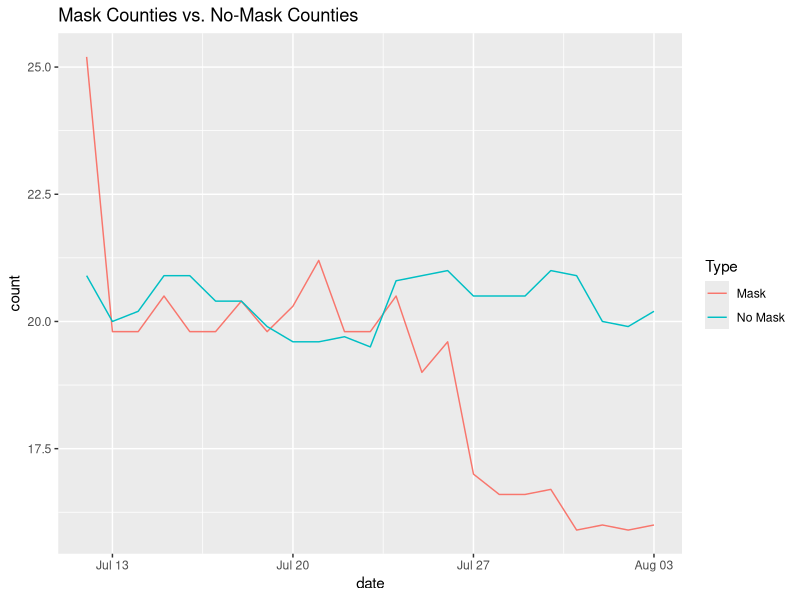

Write the R code that produced this figure.
## ---- chunk 1
library(tidyverse)
library(png)
library(grid)
library(ggplot2)
library(dplyr)
library(chron)
## ---- chunk 2
df <- tribble(
  ~date, ~count,
  "7/12/2020", 25.2,
  "7/13/2020", 19.8,
  "7/14/2020", 19.8,
  "7/15/2020", 20.5,
  "7/16/2020", 19.8,
  "7/17/2020", 19.8, 
  "7/18/2020", 20.4,
  "7/19/2020", 19.8,
  "7/20/2020", 20.3, 
  "7/21/2020", 21.2,
  "7/22/2020", 19.8,
  "7/23/2020", 19.8, 
  "7/24/2020", 20.5,
  "7/25/2020", 19,
  "7/26/2020", 19.6, 
  "7/27/2020", 17,
  "7/28/2020", 16.6,
  "7/29/2020", 16.6,
  "7/30/2020", 16.7,
  "7/31/2020", 15.9,
  "8/1/2020", 16, 
  "8/2/2020", 15.9,
  "8/3/2020", 16,
  
)
df
## ---- chunk 3
df2 <- tribble(
  ~date, ~count,
  "7/12/2020", 20.9,
  "7/13/2020", 20,
  "7/14/2020", 20.2,
  "7/15/2020", 20.9,
  "7/16/2020", 20.9,
  "7/17/2020", 20.4, 
  "7/18/2020", 20.4,
  "7/19/2020", 19.9,
  "7/20/2020", 19.6, 
  "7/21/2020", 19.6,
  "7/22/2020", 19.7,
  "7/23/2020", 19.5, 
  "7/24/2020", 20.8,
  "7/25/2020", 20.9,
  "7/26/2020", 21, 
  "7/27/2020", 20.5,
  "7/28/2020", 20.5,
  "7/29/2020", 20.5,
  "7/30/2020", 21,
  "7/31/2020", 20.9,
  "8/1/2020", 20, 
  "8/2/2020", 19.9,
  "8/3/2020", 20.2,
  
)
df2
## ---- chunk 4
df3 <- df %>%  mutate(Type = 'Mask') %>%
       bind_rows(df2 %>%
           mutate(Type = 'No Mask'))
## ---- chunk 5
df3
## ---- chunk 6
mdate <- c(
  "7/13/2020", 
  "7/14/2020", 
  "7/15/2020", 
  "7/16/2020", 
  "7/17/2020",  
  "7/18/2020", 
  "7/19/2020",
  "7/20/2020",  
  "7/21/2020", 
  "7/22/2020", 
  "7/23/2020",  
  "7/24/2020", 
  "7/25/2020", 
  "7/26/2020",  
  "7/27/2020", 
  "7/28/2020", 
  "7/29/2020", 
  "7/30/2020", 
  "7/31/2020", 
  "8/1/2020",  
  "8/2/2020",
  "8/3/2020")

mdf <- data.frame(mdate)
## ---- chunk 7
df3 <- df %>%  mutate(Type = 'Mask') %>%
       bind_rows(df2 %>%
           mutate(Type = 'No Mask'))
## ---- chunk 8
df4 <- 
mutate(df3, date= as.Date(date, format= "%m/%d/%Y"))
df4
## ---- chunk 9
ggplot(df4, aes(y = count,x = date,color = Type)) + 
  geom_line() +
  ggtitle("Mask Counties vs. No-Mask Counties")
